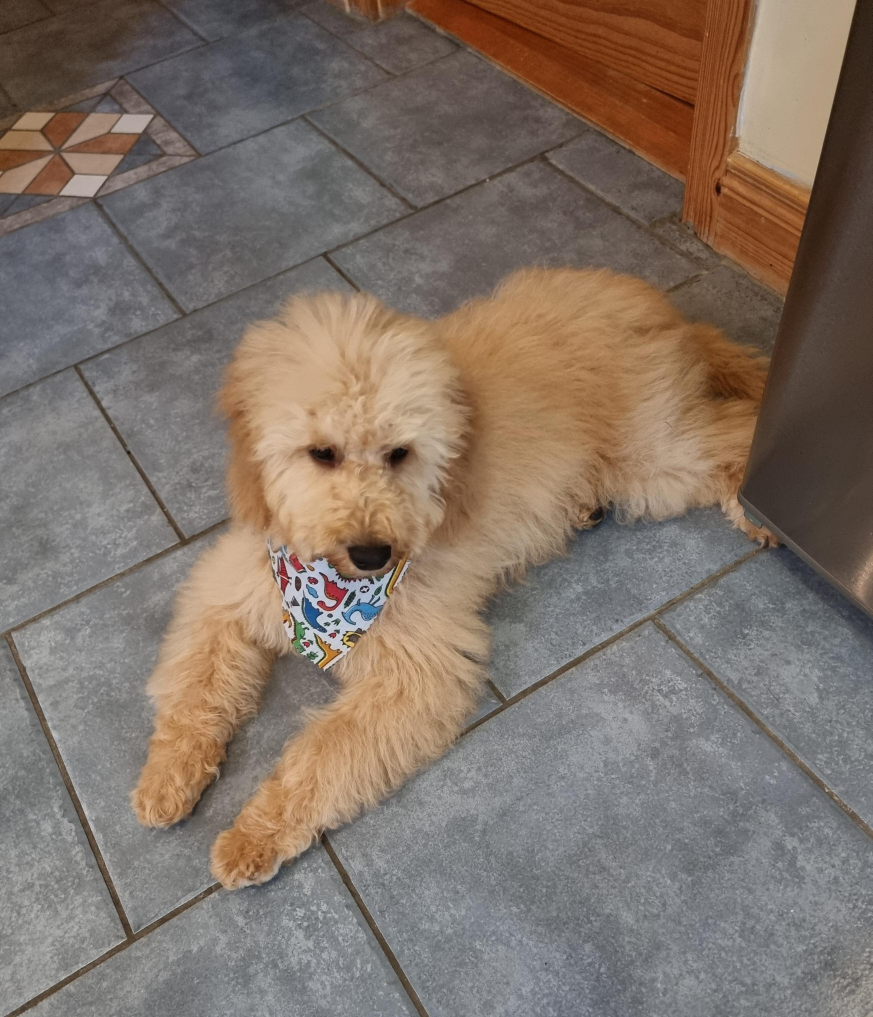
#> input picture Emulation/5 color scheme/qwFWZv8.jpg, 2617 x 3051 px (shown at 1/3 size)
$ python 5cs.py
#> lines starting #> are read from the running program, lines starting #| are printed output that depends on the picture
"""5cs.py — Dominant Color Palette Extractor
=================================================
Extract the top N dominant colors from an image using K-Means clustering.

Educational Goals:
 - Demonstrate basic image loading and preprocessing (OpenCV, NumPy)
 - Show unsupervised learning with K-Means (scikit-learn)
 - Provide optional performance optimizations (pixel sampling, resize)
 - Offer multiple output formats (RGB, HEX, JSON) and palette saving

Example:
    python 5cs.py -i photo.jpg -n 8 --hex --json --save-palette palette.png \
        --max-pixels 50000 --resize 800x800

The script is safe to import; the CLI only runs under the ``if __name__ == '__main__'`` guard.
"""

from __future__ import annotations

import argparse
import json
import os
import sys
from dataclasses import dataclass
from typing import Iterable, List, Tuple

import numpy as np
import matplotlib.pyplot as plt
import matplotlib.patches as patches

# Dependency checks (lazy errors are confusing for newcomers)
try:  # pragma: no cover - import side effects not unit-tested
    import cv2  # type: ignore
    from sklearn.cluster import KMeans  # type: ignore
except ImportError as e:  # pragma: no cover
    lib = str(e).split("'")[1]
    print(f"Error: Missing dependency '{lib}'.", file=sys.stderr)
    if lib == "cv2":
        print("Install with: pip install opencv-python", file=sys.stderr)
    else:
        print("Install with: pip install scikit-learn", file=sys.stderr)
    sys.exit(1)


# --------------------------- Data Structures --------------------------- #


@dataclass(slots=True)
class Config:
    """Runtime configuration for palette extraction.

    Attributes:
        image: Path to the input image file.
        num_colors: Number of dominant colors to extract (clusters).
        hex_output: Whether to print colors as hex codes.
        json_output: Whether to emit a JSON summary.
        save_palette: Optional path to save a PNG palette image.
        max_pixels: If set, randomly sample at most this many pixels for K-Means (speed).
        resize: Optional (width, height) to resize image before processing (speeds up & normalizes scale).
    """

    image: str
    num_colors: int = 5
    hex_output: bool = False
    json_output: bool = False
    save_palette: str | None = None
    max_pixels: int | None = None
    resize: Tuple[int, int] | None = None


# --------------------------- Helper Functions -------------------------- #


def load_image(path: str, resize: Tuple[int, int] | None = None) -> np.ndarray:
    """Load an image as RGB.

    Args:
        path: Path to image file.
        resize: Optional (width, height) to resize using area interpolation (good for downscaling).

    Raises:
        FileNotFoundError: If the file does not exist.
        ValueError: If OpenCV cannot decode the file.
    """
#> called with path = 'Emulation/5 color scheme/qwFWZv8.jpg'
    if not os.path.exists(path):
        raise FileNotFoundError(f"Image not found: {path}")
    img = cv2.imread(path)
#> img is the input picture: shape (3051, 2617, 3); mean B, G, R 104.3, 114.5, 128.3
    if img is None:
        raise ValueError(f"Failed to load image (unsupported/corrupt): {path}")
    if resize:
        w, h = resize
        if w <= 0 or h <= 0:
            raise ValueError("Resize dimensions must be positive integers.")
        img = cv2.resize(img, (w, h), interpolation=cv2.INTER_AREA)
    # Convert BGR -> RGB
    return cv2.cvtColor(img, cv2.COLOR_BGR2RGB)


def sample_pixels(image: np.ndarray, max_pixels: int | None) -> np.ndarray:
    """Return a (N,3) array of pixels, optionally randomly subsampling.

    Subsampling greatly speeds up clustering on large images with negligible palette difference.
    """
    pixels = image.reshape(-1, 3)
    if max_pixels and pixels.shape[0] > max_pixels:
        idx = np.random.choice(pixels.shape[0], size=max_pixels, replace=False)
        pixels = pixels[idx]
    return pixels


def extract_colors(pixels: np.ndarray, k: int) -> np.ndarray:
    """Cluster pixels into k dominant colors using K-Means.

    Returns array of shape (k,3) dtype uint8.
    """
    if k <= 0:
        raise ValueError("num_colors must be > 0")
    kmeans = KMeans(n_clusters=k, n_init="auto", random_state=42)
    kmeans.fit(pixels)
    return kmeans.cluster_centers_.astype(np.uint8)


def rgb_to_hex(color: Iterable[int]) -> str:
    """Convert an (R,G,B) iterable to '#RRGGBB'."""
    r, g, b = (int(c) for c in color)
    return f"#{r:02X}{g:02X}{b:02X}"


def display_palette(
    colors: np.ndarray, title: str, save_path: str | None = None
) -> None:
    """Render a horizontal color palette with RGB & HEX labels.

    If save_path is provided, saves a PNG and does not block the script unnecessarily.
    """
    num_colors = len(colors)
    fig, ax = plt.subplots(figsize=(max(4, num_colors * 1.4), 1.8), dpi=130)
    for i, color in enumerate(colors):
        rect = patches.Rectangle((i, 0), 1, 1, color=color / 255.0)
        ax.add_patch(rect)
        ax.text(
            i + 0.5,
            -0.15,
            rgb_to_hex(color),
            ha="center",
            va="center",
            fontsize=8,
            fontweight="bold",
        )
        ax.text(
            i + 0.5,
            1.05,
            f"RGB{tuple(int(c) for c in color)}",
            ha="center",
            va="bottom",
            fontsize=7,
        )
    ax.set_xlim(0, num_colors)
    ax.set_ylim(-0.3, 1.2)
    ax.set_axis_off()
    ax.set_title(title, fontsize=10)
    plt.tight_layout()
    if save_path:
        plt.savefig(save_path, bbox_inches="tight")
        print(f"Saved palette image to: {save_path}")
        plt.close(fig)
    else:  # Interactive usage
        plt.show()


def build_json_summary(cfg: Config, colors: np.ndarray) -> str:
    """Return a JSON string summarizing extraction results."""
    payload = {
        "image": cfg.image,
        "num_colors": cfg.num_colors,
        "resize": cfg.resize,
        "max_pixels": cfg.max_pixels,
        "colors": [
            {
                "rgb": [int(c) for c in color],
                "hex": rgb_to_hex(color),
                "index": i,
            }
            for i, color in enumerate(colors)
        ],
    }
    return json.dumps(payload, indent=2)


# --------------------------- Core Workflow ----------------------------- #


def run(cfg: Config) -> np.ndarray:
    """Execute the extraction pipeline and return dominant colors array."""
    image = load_image(cfg.image, resize=cfg.resize)
    pixels = sample_pixels(image, cfg.max_pixels)
    colors = extract_colors(pixels, cfg.num_colors)
#> colors = [[164, 125, 90], [90, 61, 43], [103, 98, 96], [129, 130, 132], [185, 162, 139]]
    return colors


def parse_resize(value: str) -> Tuple[int, int]:
    """Parse a WxH string like '800x600' into a (w,h) tuple."""
    try:
        w_str, h_str = value.lower().split("x")
        return int(w_str), int(h_str)
    except Exception as e:  # noqa: BLE001
        raise argparse.ArgumentTypeError(
            "Resize must be in WxH format, e.g. 800x800"
        ) from e


def build_arg_parser() -> argparse.ArgumentParser:
    parser = argparse.ArgumentParser(
        description="Extract a dominant color palette from an image.",
        formatter_class=argparse.ArgumentDefaultsHelpFormatter,
    )
    default_image = os.path.join(os.path.dirname(__file__), "qwFWZv8.jpg")
    parser.add_argument(
        "-i", "--image", default=default_image, help="Path to input image file"
    )
    parser.add_argument(
        "-n",
        "--num-colors",
        dest="num_colors",
        type=int,
        default=5,
        help="Number of colors to extract",
    )
    parser.add_argument("--hex", action="store_true", help="Print colors as HEX codes")
    parser.add_argument(
        "--json", action="store_true", help="Output JSON summary of palette"
    )
    parser.add_argument(
        "--save-palette", metavar="PATH", help="Save palette visualization to PNG path"
    )
    parser.add_argument(
        "--max-pixels",
        type=int,
        metavar="N",
        help="Randomly sample at most N pixels for clustering",
    )
    parser.add_argument(
        "--resize",
        type=parse_resize,
        metavar="WxH",
        help="Resize image before processing",
    )
    return parser


def main(argv: List[str] | None = None) -> int:
    parser = build_arg_parser()
    args = parser.parse_args(argv)
    cfg = Config(
        image=args.image,
        num_colors=args.num_colors,
        hex_output=args.hex,
        json_output=args.json,
        save_palette=args.save_palette,
        max_pixels=args.max_pixels,
        resize=args.resize,
    )

    try:
        colors = run(cfg)
    except (FileNotFoundError, ValueError) as e:
        print(f"Error: {e}", file=sys.stderr)
        return 1

    # Sort colors in a deterministic order (optional aesthetic: by brightness)
    colors = np.array(
        sorted(colors, key=lambda c: 0.2126 * c[0] + 0.7152 * c[1] + 0.0722 * c[2])
    )
#> colors = [[90, 61, 43], [103, 98, 96], [129, 130, 132], [164, 125, 90], [185, 162, 139]]

    print("Dominant Colors (RGB):")
    for i, color in enumerate(colors):
        if cfg.hex_output:
            print(f" {i+1:>2}. {tuple(int(c) for c in color)}  {rgb_to_hex(color)}")
        else:
            print(f" {i+1:>2}. {tuple(int(c) for c in color)}")
#> this loop made 5 passes
#|   1. (90, 61, 43)
#|   2. (103, 98, 96)
#|   3. (129, 130, 132)
#|   4. (164, 125, 90)
#|   5. (185, 162, 139)

    if cfg.json_output:
        print("\nJSON Summary:")
        print(build_json_summary(cfg, colors))

    if cfg.save_palette:
        display_palette(
            colors,
            f"Dominant Color Palette ({cfg.num_colors} colors)",
            cfg.save_palette,
        )
    else:
        # Only display interactively if not saving (avoids blocking in automated contexts)
        display_palette(colors, f"Dominant Color Palette ({cfg.num_colors} colors)")
#> in display_palette, `num_colors = len(colors)`: num_colors = 5
#> the loop in display_palette, `for i, color in enumerate(colors):` made 5 passes
#> in display_palette, `plt.show()`:
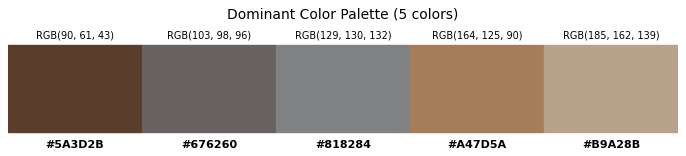
#> figure drawn by matplotlib, 1 panel

    return 0


if __name__ == "__main__":  # pragma: no cover
    raise SystemExit(main())
#> (the program exits here)
